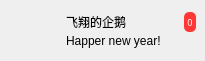
<?xml version="1.0" encoding="UTF-8"?>
<ui version="4.0">
 <class>GroupItem</class>
 <widget class="QWidget" name="GroupItem">
  <property name="geometry">
   <rect>
    <x>0</x>
    <y>0</y>
    <width>205</width>
    <height>61</height>
   </rect>
  </property>
  <property name="windowTitle">
   <string>Form</string>
  </property>
  <layout class="QGridLayout" name="gridLayout">
   <property name="leftMargin">
    <number>0</number>
   </property>
   <property name="topMargin">
    <number>0</number>
   </property>
   <property name="rightMargin">
    <number>0</number>
   </property>
   <property name="bottomMargin">
    <number>0</number>
   </property>
   <property name="spacing">
    <number>0</number>
   </property>
   <item row="0" column="0">
    <widget class="QWidget" name="litter_main" native="true">
     <property name="styleSheet">
      <string notr="true">selection-background-color: rgba(0, 170, 255, 100);</string>
     </property>
     <layout class="QHBoxLayout" name="horizontalLayout">
      <property name="spacing">
       <number>6</number>
      </property>
      <property name="leftMargin">
       <number>12</number>
      </property>
      <property name="topMargin">
       <number>6</number>
      </property>
      <property name="bottomMargin">
       <number>6</number>
      </property>
      <item>
       <widget class="QLabel" name="label_pic">
        <property name="minimumSize">
         <size>
          <width>42</width>
          <height>42</height>
         </size>
        </property>
        <property name="maximumSize">
         <size>
          <width>42</width>
          <height>42</height>
         </size>
        </property>
        <property name="styleSheet">
         <string notr="true">image: url(:/media/qun/media/qun/3.png);</string>
        </property>
        <property name="text">
         <string/>
        </property>
       </widget>
      </item>
      <item>
       <widget class="QWidget" name="widget" native="true">
        <layout class="QVBoxLayout" name="verticalLayout">
         <property name="spacing">
          <number>0</number>
         </property>
         <property name="leftMargin">
          <number>6</number>
         </property>
         <property name="topMargin">
          <number>6</number>
         </property>
         <property name="rightMargin">
          <number>0</number>
         </property>
         <property name="bottomMargin">
          <number>6</number>
         </property>
         <item>
          <layout class="QHBoxLayout" name="horizontalLayout_3">
           <item>
            <widget class="QLabel" name="label_name">
             <property name="text">
              <string>飞翔的企鹅</string>
             </property>
            </widget>
           </item>
           <item>
            <spacer name="horizontalSpacer">
             <property name="orientation">
              <enum>Qt::Horizontal</enum>
             </property>
             <property name="sizeHint" stdset="0">
              <size>
               <width>40</width>
               <height>20</height>
              </size>
             </property>
            </spacer>
           </item>
           <item>
            <widget class="QLabel" name="label_msgnum">
             <property name="minimumSize">
              <size>
               <width>12</width>
               <height>12</height>
              </size>
             </property>
             <property name="sizeIncrement">
              <size>
               <width>30</width>
               <height>0</height>
              </size>
             </property>
             <property name="font">
              <font>
               <family>Adobe 黑体 Std R</family>
               <pointsize>7</pointsize>
              </font>
             </property>
             <property name="styleSheet">
              <string notr="true">background-color: rgb(255, 55, 55);
color: rgb(255, 255, 255);
border-radius: 5px;</string>
             </property>
             <property name="text">
              <string>0</string>
             </property>
             <property name="alignment">
              <set>Qt::AlignCenter</set>
             </property>
            </widget>
           </item>
          </layout>
         </item>
         <item>
          <widget class="QLabel" name="label_signal">
           <property name="text">
            <string>Happer new year!</string>
           </property>
          </widget>
         </item>
        </layout>
       </widget>
      </item>
     </layout>
    </widget>
   </item>
  </layout>
 </widget>
 <resources/>
 <connections/>
</ui>
